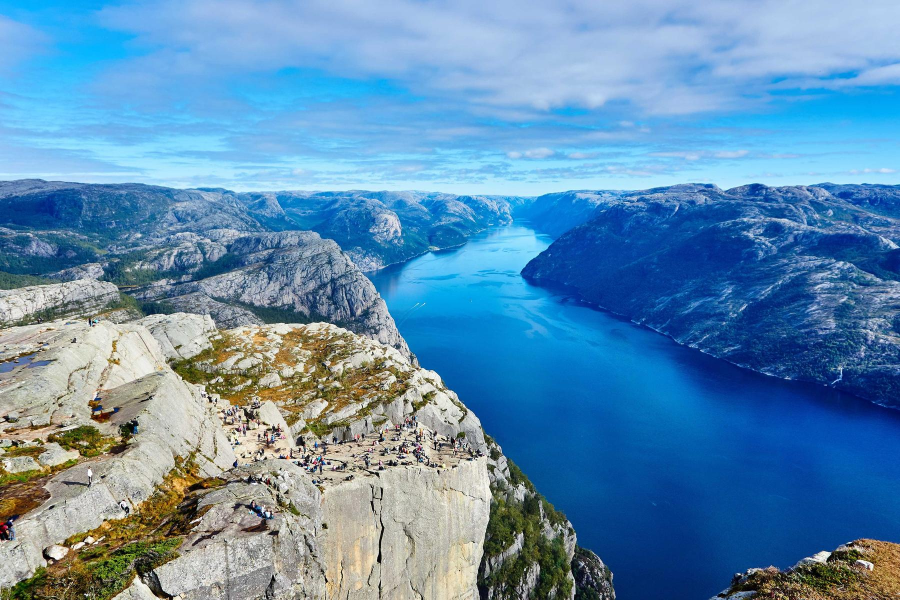
#> input picture server/test_images/landscape1.jpg, 1800 x 1200 px (shown at 1/2 size)
$ python -i pipeline.py   (imports and definitions only)
#> lines starting #> are read from the running program, lines starting #| are printed output that depends on the picture
from __future__ import annotations

import io
from dataclasses import dataclass

import numpy as np
from PIL import Image, ImageEnhance, ImageFilter, ImageOps

TARGET_W = 600
TARGET_H = 400

PALETTE = {
    "black": (24, 24, 24),
    "white": (240, 236, 227),
    "green": (58, 120, 64),
    "blue": (46, 76, 156),
    "red": (198, 50, 44),
    "yellow": (230, 183, 58),
}

DRIVER_INDEX = {"black": 0, "white": 1, "green": 2, "blue": 3, "red": 4, "yellow": 5}
DRIVER_CODES = np.array([0, 1, 6, 5, 3, 2], dtype=np.uint8)

GAMMA = 0.88
SATURATION = 1.3
SHARPEN_PERCENT = 90


@dataclass
class ProcessedMoment:
    processed_png: bytes
    frame: bytes
    width: int
    height: int


def process_bytes(data: bytes) -> ProcessedMoment:
    source = _prepare(data)
    idx = _dither_serpentine(source)
    png = _encode_png(idx)
    return ProcessedMoment(
        processed_png=png,
        frame=_pack_raw(idx),
        width=source.width,
        height=source.height,
    )


def _prepare(data: bytes) -> Image.Image:
    decoded = Image.open(io.BytesIO(data))
    decoded = ImageOps.exif_transpose(decoded).convert("RGB")
    cropped = _center_crop(decoded, TARGET_W / TARGET_H)
    resized = cropped.resize((TARGET_W, TARGET_H), Image.LANCZOS)

    gamma_lut = [round(255.0 * ((i / 255.0) ** GAMMA)) for i in range(256)]
    lifted = resized.point(gamma_lut * 3)
    saturated = ImageEnhance.Color(lifted).enhance(SATURATION)
    sharpened = saturated.filter(
        ImageFilter.UnsharpMask(radius=2, percent=SHARPEN_PERCENT, threshold=2)
    )
    return sharpened


# [84 lines left out: functions _center_crop, _dither_serpentine, _encode_png, _pack_raw, not called in this run]

>>> import cv2
>>> picture = cv2.imread('test_images/landscape1.jpg', cv2.IMREAD_GRAYSCALE)
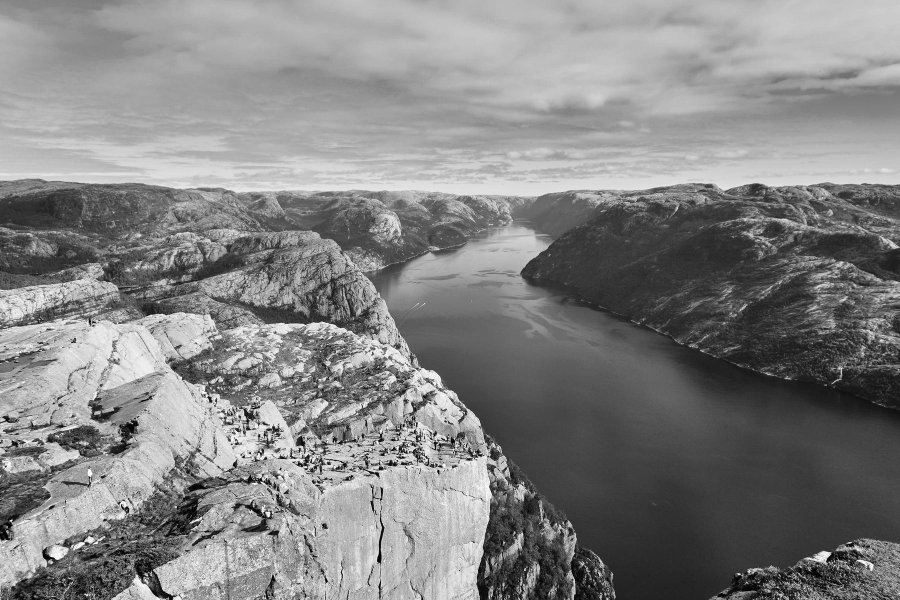
#> picture: shape (1200, 1800) (shown at 1/2 size); min 0, max 255, mean 131
#> (the run stopped early here; a loop or call above may not have finished)

$ run again, on server/test_images/portrait1.jpg
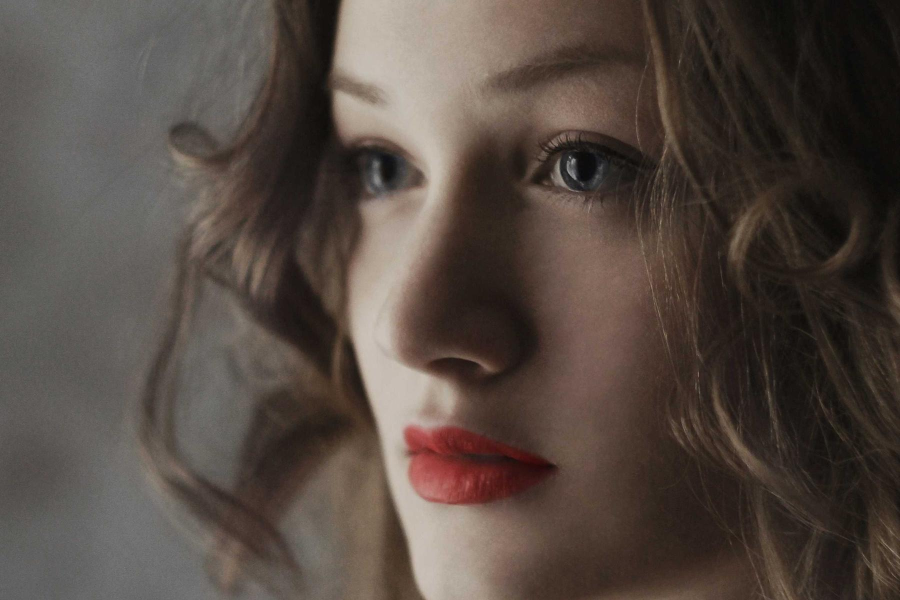
#> input picture server/test_images/portrait1.jpg, 1800 x 1200 px (shown at 1/2 size)
#> `picture = cv2.imread('test_images/landscape1.jpg', cv2.IMREAD_GRAYSCALE)`:
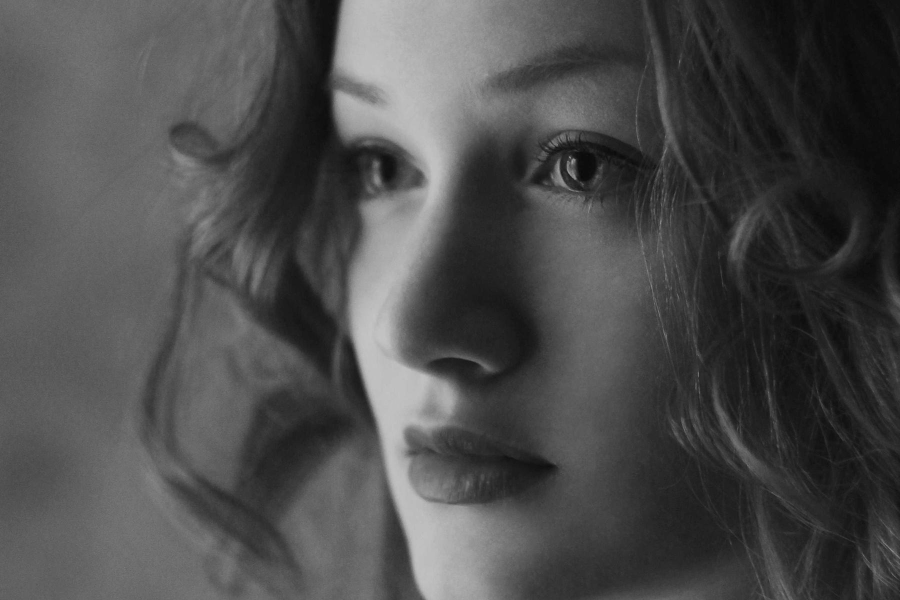
#> picture: shape (1200, 1800) (shown at 1/2 size); min 6, max 197, mean 76.1

$ run again, on server/test_images/portrait2.jpg
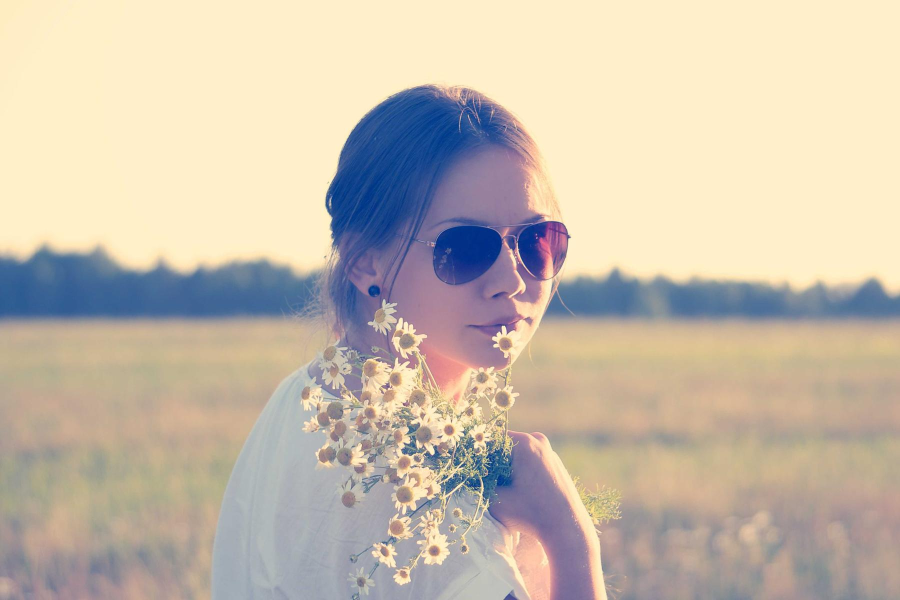
#> input picture server/test_images/portrait2.jpg, 1800 x 1200 px (shown at 1/2 size)
#> `picture = cv2.imread('test_images/landscape1.jpg', cv2.IMREAD_GRAYSCALE)`:
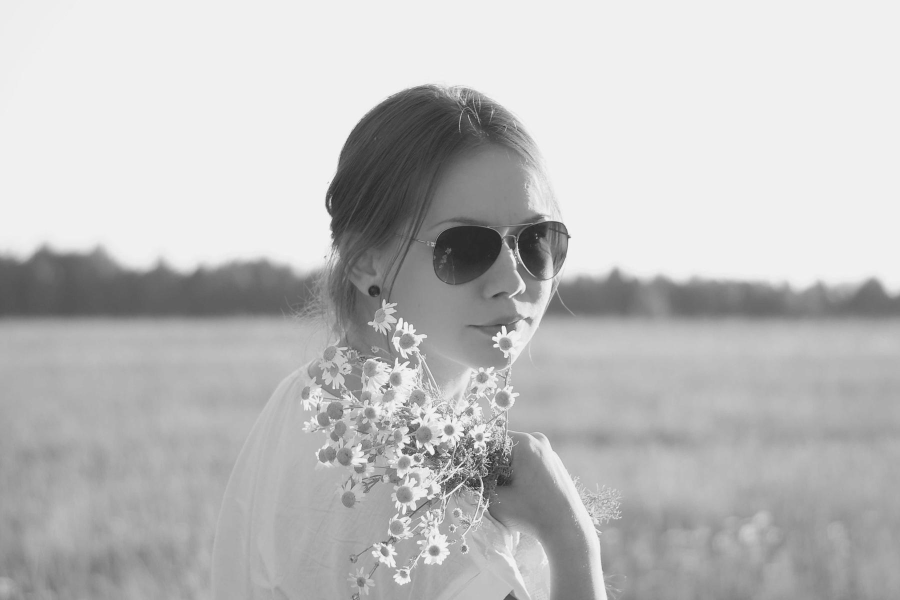
#> picture: shape (1200, 1800) (shown at 1/2 size); min 26, max 255, mean 189

$ run again, on server/test_images/portrait3.jpg
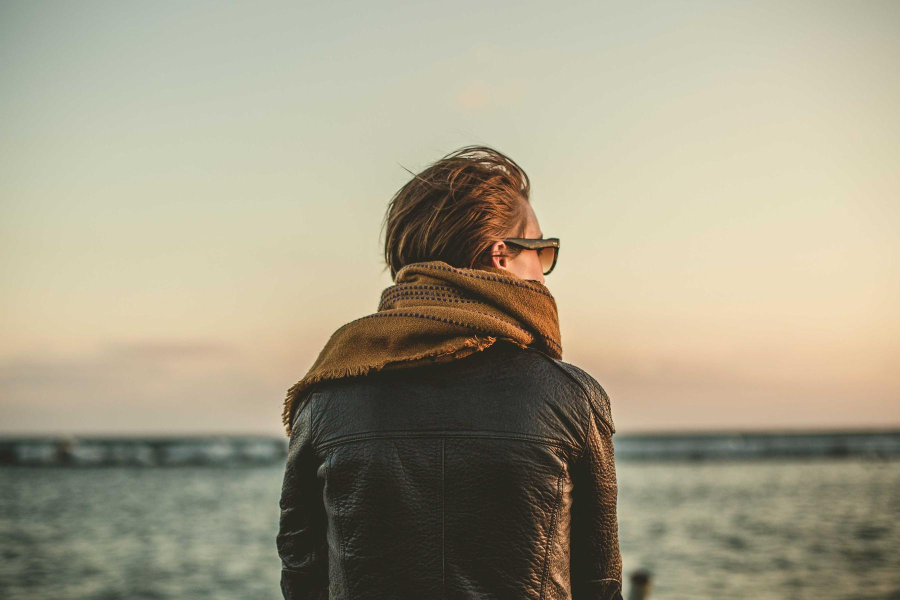
#> input picture server/test_images/portrait3.jpg, 1800 x 1200 px (shown at 1/2 size)
#> `picture = cv2.imread('test_images/landscape1.jpg', cv2.IMREAD_GRAYSCALE)`:
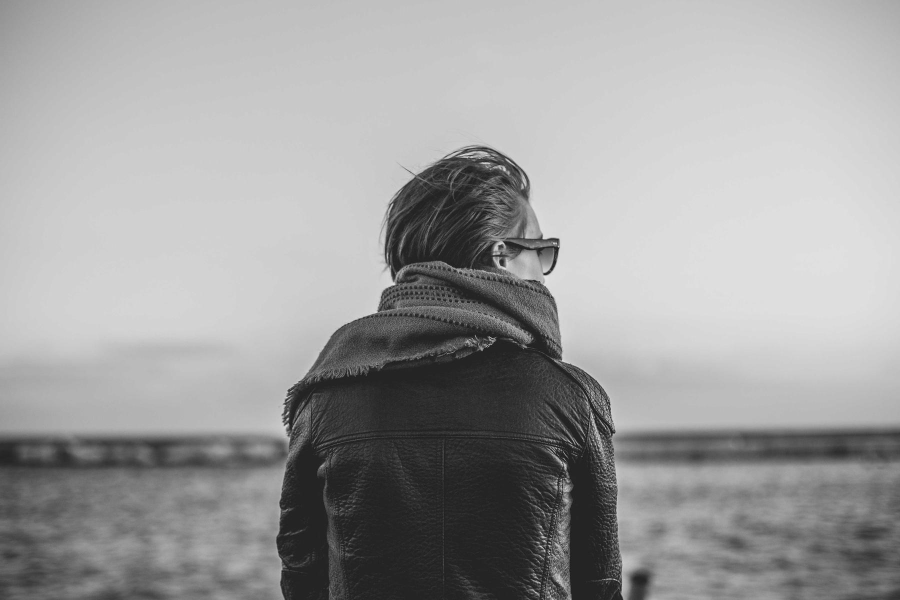
#> picture: shape (1200, 1800) (shown at 1/2 size); min 0, max 250, mean 157.6
